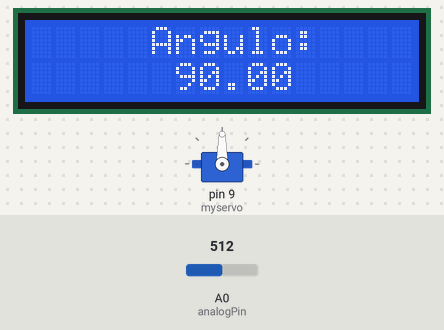
Bench run of a sketch on a simulated Arduino Uno, built with avr-gcc and run on an emulated ATmega328P. Shown: 16×2 character LCD, servo. The test bench sets the inputs (shaded band); at power-on: A0 (analogPin) = 512.

Above: at 1.2 s.
1.3 s: A0 (analogPin) set to 716
At 2.5 s:
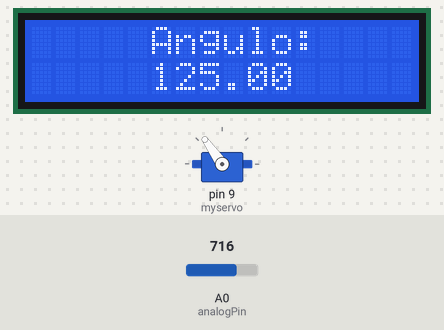
2.8 s: A0 (analogPin) set to 900
At 3.8 s:
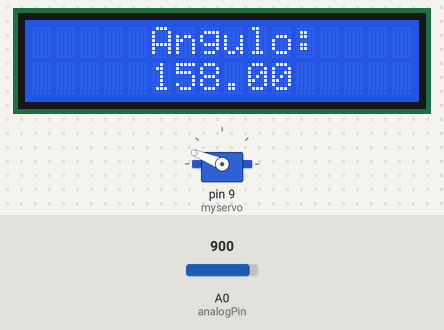
4.3 s: A0 (analogPin) set to 1023
At 4.9 s:
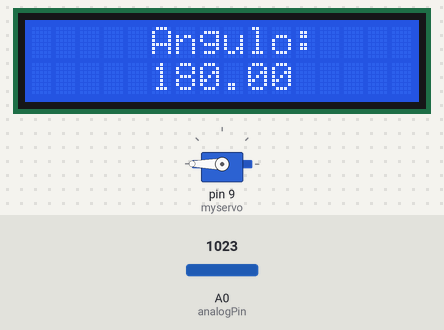
5.8 s: A0 (analogPin) set to 306
At 7.0 s:
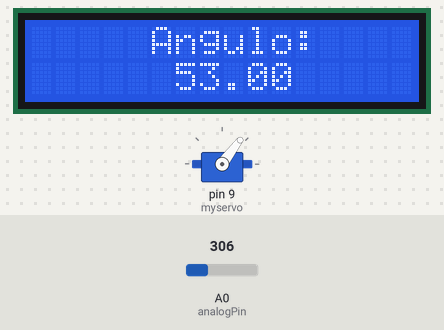
7.3 s: A0 (analogPin) set to 122
At 8.4 s:
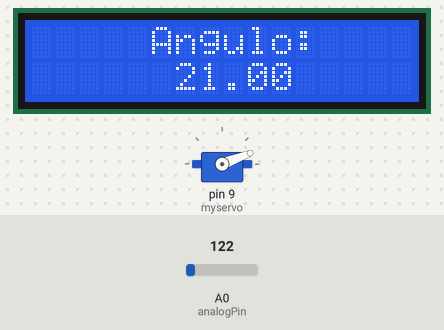
8.8 s: A0 (analogPin) set to 90
At 9.5 s:
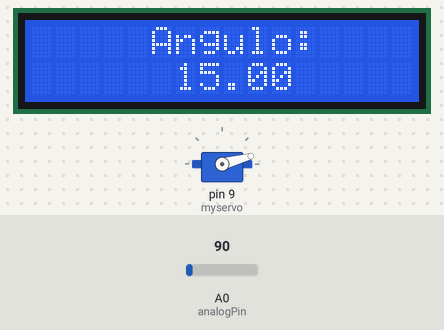
Timing chart, 0 to 11.3 s (numbered marks = the images above; inputs shaded):
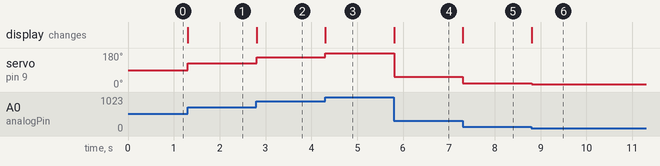

The sketch:

P2_servolcd.ino
```cpp
#include <Servo.h>
#include <LiquidCrystal.h>


Servo myservo;
const int analogPin = A0;
int val;
float angulo;
LiquidCrystal lcd(12, 11, 5, 4, 3, 2);

void setup() {
  // put your setup code here, to run once:
  Serial.begin(9600);
  lcd.begin(16, 2);
  myservo.attach(9);
}

void loop() {
  val = analogRead(analogPin);
  angulo = map(val, 0, 1023, 0, 180);
  myservo.write(angulo);

  lcd.setCursor(5, 0);
  lcd.print("Angulo: ");


  lcd.setCursor(5, 1);
  if(angulo < 100) lcd.print(" ");
  lcd.print(angulo);

}
```

Measured:
- after the input at 1.3 s, servo on pin 9 (myservo): 90° → 125° at once; the display: changes at once (image 1)
- after the input at 2.8 s, servo on pin 9 (myservo): 125° → 158° at once; the display: changes at once (image 2)
- after the input at 4.3 s, servo on pin 9 (myservo): 158° → 180° at once; the display: changes at once (image 3)
- after the input at 5.8 s, servo on pin 9 (myservo): 180° → 53° at once; the display: changes at once (image 4)
- after the input at 7.3 s, servo on pin 9 (myservo): 53° → 21° at once; the display: changes at once (image 5)
- after the input at 8.8 s, servo on pin 9 (myservo): 21° → 15° at once; the display: changes at once (image 6)
